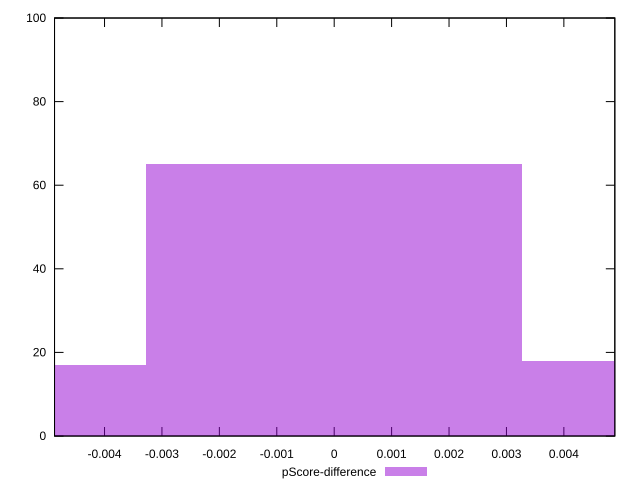

Write the gnuplot code that produced this figure.
reset

$pScoreDifference <<EOF
0 65
0.006550955379264816 18
-0.006550955379264816 17
EOF

set key outside below
set boxwidth 0.006550955379264816
set xrange [-0.00487076778983786:0.004887575936413979]
set yrange [0:100]
set trange [0:100]
set style fill transparent solid 0.5 noborder
set terminal svg size 640, 490 enhanced background rgb 'white'
set output "report_00009_2021-02-08T22-37-41.559Z/largest-contentful-paint/samples/pages+cached+noadtech+nomedia/pScore-difference/histogram.svg"

plot $pScoreDifference title "pScore-difference" with boxes

reset
